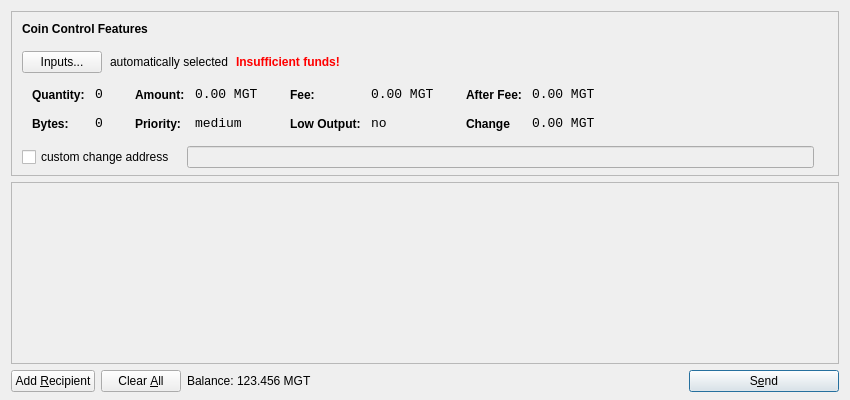
<?xml version="1.0" encoding="UTF-8"?>
<ui version="4.0">
 <class>SendCoinsDialog</class>
 <widget class="QDialog" name="SendCoinsDialog">
  <property name="geometry">
   <rect>
    <x>0</x>
    <y>0</y>
    <width>850</width>
    <height>400</height>
   </rect>
  </property>
  <property name="windowTitle">
   <string>Send Coins</string>
  </property>
  <layout class="QVBoxLayout" name="verticalLayout" stretch="0,1,0">
   <property name="bottomMargin">
    <number>8</number>
   </property>
   <item>
    <widget class="QFrame" name="frameCoinControl">
     <property name="sizePolicy">
      <sizepolicy hsizetype="Expanding" vsizetype="Expanding">
       <horstretch>0</horstretch>
       <verstretch>0</verstretch>
      </sizepolicy>
     </property>
     <property name="maximumSize">
      <size>
       <width>16777215</width>
       <height>16777215</height>
      </size>
     </property>
     <property name="frameShape">
      <enum>QFrame::StyledPanel</enum>
     </property>
     <property name="frameShadow">
      <enum>QFrame::Sunken</enum>
     </property>
     <layout class="QVBoxLayout" name="verticalLayoutCoinControl2">
      <property name="spacing">
       <number>-1</number>
      </property>
      <property name="leftMargin">
       <number>0</number>
      </property>
      <property name="topMargin">
       <number>0</number>
      </property>
      <property name="rightMargin">
       <number>0</number>
      </property>
      <property name="bottomMargin">
       <number>6</number>
      </property>
      <item>
       <layout class="QVBoxLayout" name="verticalLayoutCoinControl" stretch="0,0,0,0,1">
        <property name="spacing">
         <number>0</number>
        </property>
        <property name="leftMargin">
         <number>10</number>
        </property>
        <property name="topMargin">
         <number>10</number>
        </property>
        <item>
         <layout class="QHBoxLayout" name="horizontalLayoutCoinControl1">
          <property name="bottomMargin">
           <number>15</number>
          </property>
          <item>
           <widget class="QLabel" name="labelCoinControlFeatures">
            <property name="sizePolicy">
             <sizepolicy hsizetype="Preferred" vsizetype="Maximum">
              <horstretch>0</horstretch>
              <verstretch>0</verstretch>
             </sizepolicy>
            </property>
            <property name="font">
             <font>
              <weight>75</weight>
              <bold>true</bold>
             </font>
            </property>
            <property name="styleSheet">
             <string notr="true">font-weight:bold;</string>
            </property>
            <property name="text">
             <string>Coin Control Features</string>
            </property>
           </widget>
          </item>
         </layout>
        </item>
        <item>
         <layout class="QHBoxLayout" name="horizontalLayoutCoinControl2" stretch="0,0,0,0">
          <property name="spacing">
           <number>8</number>
          </property>
          <property name="bottomMargin">
           <number>10</number>
          </property>
          <item>
           <widget class="QPushButton" name="pushButtonCoinControl">
            <property name="styleSheet">
             <string notr="true"/>
            </property>
            <property name="text">
             <string>Inputs...</string>
            </property>
           </widget>
          </item>
          <item>
           <widget class="QLabel" name="labelCoinControlAutomaticallySelected">
            <property name="text">
             <string>automatically selected</string>
            </property>
            <property name="margin">
             <number>5</number>
            </property>
           </widget>
          </item>
          <item>
           <widget class="QLabel" name="labelCoinControlInsuffFunds">
            <property name="font">
             <font>
              <weight>75</weight>
              <bold>true</bold>
             </font>
            </property>
            <property name="styleSheet">
             <string notr="true">color:red;font-weight:bold;</string>
            </property>
            <property name="text">
             <string>Insufficient funds!</string>
            </property>
            <property name="margin">
             <number>5</number>
            </property>
           </widget>
          </item>
          <item>
           <spacer name="horizontalSpacerCoinControl">
            <property name="orientation">
             <enum>Qt::Horizontal</enum>
            </property>
            <property name="sizeHint" stdset="0">
             <size>
              <width>40</width>
              <height>1</height>
             </size>
            </property>
           </spacer>
          </item>
         </layout>
        </item>
        <item>
         <widget class="QWidget" name="widgetCoinControl" native="true">
          <property name="sizePolicy">
           <sizepolicy hsizetype="Preferred" vsizetype="Preferred">
            <horstretch>0</horstretch>
            <verstretch>0</verstretch>
           </sizepolicy>
          </property>
          <property name="minimumSize">
           <size>
            <width>0</width>
            <height>0</height>
           </size>
          </property>
          <property name="styleSheet">
           <string notr="true"/>
          </property>
          <layout class="QHBoxLayout" name="horizontalLayoutCoinControl5">
           <property name="margin">
            <number>0</number>
           </property>
           <item>
            <layout class="QHBoxLayout" name="horizontalLayoutCoinControl3" stretch="0,0,0,1">
             <property name="spacing">
              <number>20</number>
             </property>
             <property name="topMargin">
              <number>0</number>
             </property>
             <property name="bottomMargin">
              <number>10</number>
             </property>
             <item>
              <layout class="QFormLayout" name="formLayoutCoinControl1">
               <property name="horizontalSpacing">
                <number>10</number>
               </property>
               <property name="verticalSpacing">
                <number>14</number>
               </property>
               <property name="leftMargin">
                <number>10</number>
               </property>
               <property name="topMargin">
                <number>4</number>
               </property>
               <property name="rightMargin">
                <number>6</number>
               </property>
               <item row="0" column="0">
                <widget class="QLabel" name="labelCoinControlQuantityText">
                 <property name="styleSheet">
                  <string notr="true">font-weight:bold;</string>
                 </property>
                 <property name="text">
                  <string>Quantity:</string>
                 </property>
                 <property name="margin">
                  <number>0</number>
                 </property>
                </widget>
               </item>
               <item row="0" column="1">
                <widget class="QLabel" name="labelCoinControlQuantity">
                 <property name="font">
                  <font>
                   <family>Monospace</family>
                   <pointsize>10</pointsize>
                  </font>
                 </property>
                 <property name="cursor">
                  <cursorShape>IBeamCursor</cursorShape>
                 </property>
                 <property name="contextMenuPolicy">
                  <enum>Qt::ActionsContextMenu</enum>
                 </property>
                 <property name="text">
                  <string>0</string>
                 </property>
                 <property name="margin">
                  <number>0</number>
                 </property>
                 <property name="textInteractionFlags">
                  <set>Qt::LinksAccessibleByMouse|Qt::TextSelectableByKeyboard|Qt::TextSelectableByMouse</set>
                 </property>
                </widget>
               </item>
               <item row="1" column="0">
                <widget class="QLabel" name="labelCoinControlBytesText">
                 <property name="styleSheet">
                  <string notr="true">font-weight:bold;</string>
                 </property>
                 <property name="text">
                  <string>Bytes:</string>
                 </property>
                </widget>
               </item>
               <item row="1" column="1">
                <widget class="QLabel" name="labelCoinControlBytes">
                 <property name="font">
                  <font>
                   <family>Monospace</family>
                   <pointsize>10</pointsize>
                  </font>
                 </property>
                 <property name="cursor">
                  <cursorShape>IBeamCursor</cursorShape>
                 </property>
                 <property name="contextMenuPolicy">
                  <enum>Qt::ActionsContextMenu</enum>
                 </property>
                 <property name="text">
                  <string>0</string>
                 </property>
                 <property name="textInteractionFlags">
                  <set>Qt::LinksAccessibleByMouse|Qt::TextSelectableByKeyboard|Qt::TextSelectableByMouse</set>
                 </property>
                </widget>
               </item>
              </layout>
             </item>
             <item>
              <layout class="QFormLayout" name="formLayoutCoinControl2">
               <property name="horizontalSpacing">
                <number>10</number>
               </property>
               <property name="verticalSpacing">
                <number>14</number>
               </property>
               <property name="leftMargin">
                <number>6</number>
               </property>
               <property name="topMargin">
                <number>4</number>
               </property>
               <property name="rightMargin">
                <number>6</number>
               </property>
               <item row="0" column="0">
                <widget class="QLabel" name="labelCoinControlAmountText">
                 <property name="styleSheet">
                  <string notr="true">font-weight:bold;</string>
                 </property>
                 <property name="text">
                  <string>Amount:</string>
                 </property>
                 <property name="margin">
                  <number>0</number>
                 </property>
                </widget>
               </item>
               <item row="0" column="1">
                <widget class="QLabel" name="labelCoinControlAmount">
                 <property name="font">
                  <font>
                   <family>Monospace</family>
                   <pointsize>10</pointsize>
                  </font>
                 </property>
                 <property name="cursor">
                  <cursorShape>IBeamCursor</cursorShape>
                 </property>
                 <property name="contextMenuPolicy">
                  <enum>Qt::ActionsContextMenu</enum>
                 </property>
                 <property name="text">
                  <string notr="true">0.00 MGT</string>
                 </property>
                 <property name="textInteractionFlags">
                  <set>Qt::LinksAccessibleByMouse|Qt::TextSelectableByKeyboard|Qt::TextSelectableByMouse</set>
                 </property>
                </widget>
               </item>
               <item row="1" column="0">
                <widget class="QLabel" name="labelCoinControlPriorityText">
                 <property name="styleSheet">
                  <string notr="true">font-weight:bold;</string>
                 </property>
                 <property name="text">
                  <string>Priority:</string>
                 </property>
                </widget>
               </item>
               <item row="1" column="1">
                <widget class="QLabel" name="labelCoinControlPriority">
                 <property name="font">
                  <font>
                   <family>Monospace</family>
                   <pointsize>10</pointsize>
                  </font>
                 </property>
                 <property name="cursor">
                  <cursorShape>IBeamCursor</cursorShape>
                 </property>
                 <property name="contextMenuPolicy">
                  <enum>Qt::ActionsContextMenu</enum>
                 </property>
                 <property name="text">
                  <string>medium</string>
                 </property>
                 <property name="textInteractionFlags">
                  <set>Qt::LinksAccessibleByMouse|Qt::TextSelectableByKeyboard|Qt::TextSelectableByMouse</set>
                 </property>
                </widget>
               </item>
              </layout>
             </item>
             <item>
              <layout class="QFormLayout" name="formLayoutCoinControl3">
               <property name="horizontalSpacing">
                <number>10</number>
               </property>
               <property name="verticalSpacing">
                <number>14</number>
               </property>
               <property name="leftMargin">
                <number>6</number>
               </property>
               <property name="topMargin">
                <number>4</number>
               </property>
               <property name="rightMargin">
                <number>6</number>
               </property>
               <item row="0" column="0">
                <widget class="QLabel" name="labelCoinControlFeeText">
                 <property name="styleSheet">
                  <string notr="true">font-weight:bold;</string>
                 </property>
                 <property name="text">
                  <string>Fee:</string>
                 </property>
                 <property name="margin">
                  <number>0</number>
                 </property>
                </widget>
               </item>
               <item row="0" column="1">
                <widget class="QLabel" name="labelCoinControlFee">
                 <property name="font">
                  <font>
                   <family>Monospace</family>
                   <pointsize>10</pointsize>
                  </font>
                 </property>
                 <property name="cursor">
                  <cursorShape>IBeamCursor</cursorShape>
                 </property>
                 <property name="contextMenuPolicy">
                  <enum>Qt::ActionsContextMenu</enum>
                 </property>
                 <property name="text">
                  <string notr="true">0.00 MGT</string>
                 </property>
                 <property name="textInteractionFlags">
                  <set>Qt::LinksAccessibleByMouse|Qt::TextSelectableByKeyboard|Qt::TextSelectableByMouse</set>
                 </property>
                </widget>
               </item>
               <item row="1" column="0">
                <widget class="QLabel" name="labelCoinControlLowOutputText">
                 <property name="styleSheet">
                  <string notr="true">font-weight:bold;</string>
                 </property>
                 <property name="text">
                  <string>Low Output:</string>
                 </property>
                </widget>
               </item>
               <item row="1" column="1">
                <widget class="QLabel" name="labelCoinControlLowOutput">
                 <property name="font">
                  <font>
                   <family>Monospace</family>
                   <pointsize>10</pointsize>
                  </font>
                 </property>
                 <property name="cursor">
                  <cursorShape>IBeamCursor</cursorShape>
                 </property>
                 <property name="contextMenuPolicy">
                  <enum>Qt::ActionsContextMenu</enum>
                 </property>
                 <property name="text">
                  <string>no</string>
                 </property>
                 <property name="textInteractionFlags">
                  <set>Qt::LinksAccessibleByMouse|Qt::TextSelectableByKeyboard|Qt::TextSelectableByMouse</set>
                 </property>
                </widget>
               </item>
              </layout>
             </item>
             <item>
              <layout class="QFormLayout" name="formLayoutCoinControl4">
               <property name="horizontalSpacing">
                <number>10</number>
               </property>
               <property name="verticalSpacing">
                <number>14</number>
               </property>
               <property name="leftMargin">
                <number>6</number>
               </property>
               <property name="topMargin">
                <number>4</number>
               </property>
               <property name="rightMargin">
                <number>6</number>
               </property>
               <item row="0" column="0">
                <widget class="QLabel" name="labelCoinControlAfterFeeText">
                 <property name="styleSheet">
                  <string notr="true">font-weight:bold;</string>
                 </property>
                 <property name="text">
                  <string>After Fee:</string>
                 </property>
                 <property name="margin">
                  <number>0</number>
                 </property>
                </widget>
               </item>
               <item row="0" column="1">
                <widget class="QLabel" name="labelCoinControlAfterFee">
                 <property name="font">
                  <font>
                   <family>Monospace</family>
                   <pointsize>10</pointsize>
                  </font>
                 </property>
                 <property name="cursor">
                  <cursorShape>IBeamCursor</cursorShape>
                 </property>
                 <property name="contextMenuPolicy">
                  <enum>Qt::ActionsContextMenu</enum>
                 </property>
                 <property name="text">
                  <string notr="true">0.00 MGT</string>
                 </property>
                 <property name="textInteractionFlags">
                  <set>Qt::LinksAccessibleByMouse|Qt::TextSelectableByKeyboard|Qt::TextSelectableByMouse</set>
                 </property>
                </widget>
               </item>
               <item row="1" column="0">
                <widget class="QLabel" name="labelCoinControlChangeText">
                 <property name="styleSheet">
                  <string notr="true">font-weight:bold;</string>
                 </property>
                 <property name="text">
                  <string>Change</string>
                 </property>
                </widget>
               </item>
               <item row="1" column="1">
                <widget class="QLabel" name="labelCoinControlChange">
                 <property name="font">
                  <font>
                   <family>Monospace</family>
                   <pointsize>10</pointsize>
                  </font>
                 </property>
                 <property name="cursor">
                  <cursorShape>IBeamCursor</cursorShape>
                 </property>
                 <property name="contextMenuPolicy">
                  <enum>Qt::ActionsContextMenu</enum>
                 </property>
                 <property name="text">
                  <string notr="true">0.00 MGT</string>
                 </property>
                 <property name="textInteractionFlags">
                  <set>Qt::LinksAccessibleByMouse|Qt::TextSelectableByKeyboard|Qt::TextSelectableByMouse</set>
                 </property>
                </widget>
               </item>
              </layout>
             </item>
            </layout>
           </item>
          </layout>
         </widget>
        </item>
        <item>
         <layout class="QHBoxLayout" name="horizontalLayoutCoinControl4" stretch="0,0,0">
          <property name="spacing">
           <number>12</number>
          </property>
          <property name="sizeConstraint">
           <enum>QLayout::SetDefaultConstraint</enum>
          </property>
          <property name="topMargin">
           <number>5</number>
          </property>
          <property name="rightMargin">
           <number>5</number>
          </property>
          <item>
           <widget class="QCheckBox" name="checkBoxCoinControlChange">
            <property name="text">
             <string>custom change address</string>
            </property>
           </widget>
          </item>
          <item>
           <widget class="QLineEdit" name="lineEditCoinControlChange">
            <property name="enabled">
             <bool>false</bool>
            </property>
            <property name="sizePolicy">
             <sizepolicy hsizetype="Expanding" vsizetype="Fixed">
              <horstretch>0</horstretch>
              <verstretch>0</verstretch>
             </sizepolicy>
            </property>
           </widget>
          </item>
          <item>
           <widget class="QLabel" name="labelCoinControlChangeLabel">
            <property name="sizePolicy">
             <sizepolicy hsizetype="Preferred" vsizetype="Expanding">
              <horstretch>0</horstretch>
              <verstretch>0</verstretch>
             </sizepolicy>
            </property>
            <property name="minimumSize">
             <size>
              <width>0</width>
              <height>0</height>
             </size>
            </property>
            <property name="text">
             <string/>
            </property>
            <property name="margin">
             <number>3</number>
            </property>
           </widget>
          </item>
         </layout>
        </item>
        <item>
         <spacer name="verticalSpacerCoinControl">
          <property name="orientation">
           <enum>Qt::Vertical</enum>
          </property>
          <property name="sizeHint" stdset="0">
           <size>
            <width>800</width>
            <height>1</height>
           </size>
          </property>
         </spacer>
        </item>
       </layout>
      </item>
     </layout>
    </widget>
   </item>
   <item>
    <widget class="QScrollArea" name="scrollArea">
     <property name="widgetResizable">
      <bool>true</bool>
     </property>
     <widget class="QWidget" name="scrollAreaWidgetContents">
      <property name="geometry">
       <rect>
        <x>0</x>
        <y>0</y>
        <width>830</width>
        <height>165</height>
       </rect>
      </property>
      <layout class="QVBoxLayout" name="verticalLayout_2">
       <property name="margin">
        <number>0</number>
       </property>
       <item>
        <layout class="QVBoxLayout" name="entries">
         <property name="spacing">
          <number>6</number>
         </property>
        </layout>
       </item>
       <item>
        <spacer name="verticalSpacer">
         <property name="orientation">
          <enum>Qt::Vertical</enum>
         </property>
         <property name="sizeHint" stdset="0">
          <size>
           <width>20</width>
           <height>40</height>
          </size>
         </property>
        </spacer>
       </item>
      </layout>
     </widget>
    </widget>
   </item>
   <item>
    <layout class="QHBoxLayout" name="horizontalLayout">
     <item>
      <widget class="QPushButton" name="addButton">
       <property name="toolTip">
        <string>Send to multiple recipients at once</string>
       </property>
       <property name="text">
        <string>Add &amp;Recipient</string>
       </property>
       <property name="autoDefault">
        <bool>false</bool>
       </property>
      </widget>
     </item>
     <item>
      <widget class="QPushButton" name="clearButton">
       <property name="sizePolicy">
        <sizepolicy hsizetype="Minimum" vsizetype="Fixed">
         <horstretch>0</horstretch>
         <verstretch>0</verstretch>
        </sizepolicy>
       </property>
       <property name="toolTip">
        <string>Remove all transaction fields</string>
       </property>
       <property name="text">
        <string>Clear &amp;All</string>
       </property>
       <property name="autoRepeatDelay">
        <number>300</number>
       </property>
       <property name="autoDefault">
        <bool>false</bool>
       </property>
      </widget>
     </item>
     <item>
      <layout class="QHBoxLayout" name="horizontalLayout_2">
       <property name="spacing">
        <number>3</number>
       </property>
       <item>
        <widget class="QLabel" name="label">
         <property name="sizePolicy">
          <sizepolicy hsizetype="Preferred" vsizetype="Fixed">
           <horstretch>0</horstretch>
           <verstretch>0</verstretch>
          </sizepolicy>
         </property>
         <property name="text">
          <string>Balance:</string>
         </property>
        </widget>
       </item>
       <item>
        <widget class="QLabel" name="labelBalance">
         <property name="sizePolicy">
          <sizepolicy hsizetype="Preferred" vsizetype="Fixed">
           <horstretch>0</horstretch>
           <verstretch>0</verstretch>
          </sizepolicy>
         </property>
         <property name="cursor">
          <cursorShape>IBeamCursor</cursorShape>
         </property>
         <property name="text">
          <string notr="true">123.456 MGT</string>
         </property>
         <property name="textInteractionFlags">
          <set>Qt::LinksAccessibleByMouse|Qt::TextSelectableByKeyboard|Qt::TextSelectableByMouse</set>
         </property>
        </widget>
       </item>
      </layout>
     </item>
     <item>
      <spacer name="horizontalSpacer">
       <property name="orientation">
        <enum>Qt::Horizontal</enum>
       </property>
       <property name="sizeHint" stdset="0">
        <size>
         <width>40</width>
         <height>20</height>
        </size>
       </property>
      </spacer>
     </item>
     <item>
      <widget class="QPushButton" name="sendButton">
       <property name="minimumSize">
        <size>
         <width>150</width>
         <height>0</height>
        </size>
       </property>
       <property name="toolTip">
        <string>Confirm the send action</string>
       </property>
       <property name="text">
        <string>S&amp;end</string>
       </property>
       <property name="icon">
        <iconset resource="../bitcoin.qrc">
         <normaloff>:/icons/send</normaloff>:/icons/send</iconset>
       </property>
       <property name="default">
        <bool>true</bool>
       </property>
      </widget>
     </item>
    </layout>
   </item>
  </layout>
 </widget>
 <resources>
  <include location="../bitcoin.qrc"/>
 </resources>
 <connections/>
</ui>
